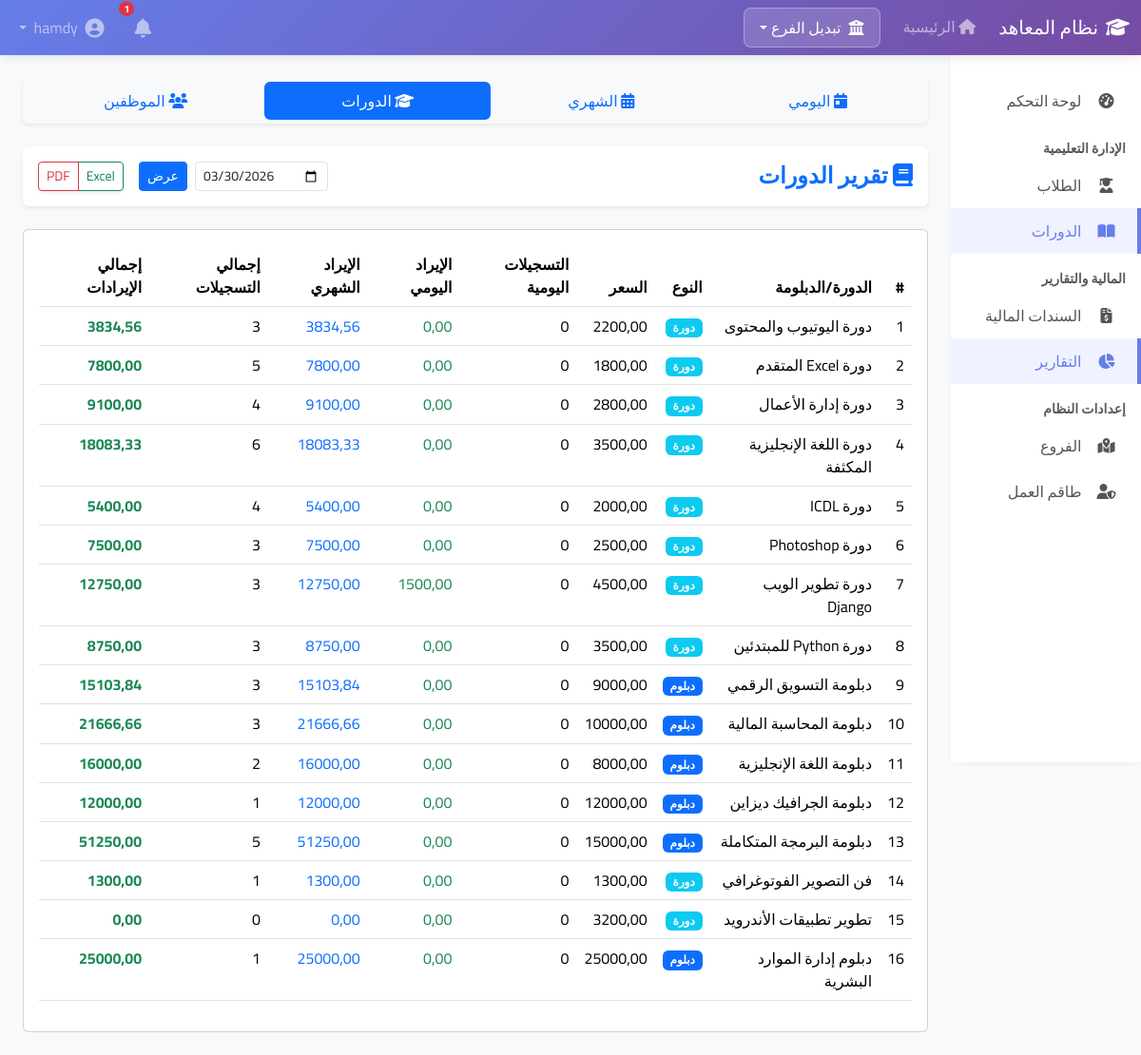
Screenshot of /reports/courses/ (signed in) with the database file from the repository.
### courses/models.py (models this page shows, shortened)
class Course(models.Model):
    COURSE_TYPE_CHOICES = [
        ('diploma', 'دبلوم'),
        ('course', 'دورة'),
    ]
    name = models.CharField(max_length=200, verbose_name='اسم الدورة/الدبلومة')
    code = models.CharField(max_length=20, unique=True, verbose_name='كود الدورة')
    course_type = models.CharField(max_length=10, choices=COURSE_TYPE_CHOICES, verbose_name='النوع')
    description = models.TextField(blank=True, verbose_name='الوصف')
    price = models.DecimalField(max_digits=10, decimal_places=2, verbose_name='السعر')
    duration_days = models.PositiveIntegerField(default=30, verbose_name='المدة (بالأيام)')
    branches = models.ManyToManyField(Branch, related_name='courses', verbose_name='الفروع المتاحة')
    is_active = models.BooleanField(default=True, verbose_name='نشطة')
    created_at = models.DateTimeField(auto_now_add=True, verbose_name='تاريخ الإنشاء')
    class Meta:
        verbose_name = 'دورة/دبلومة'
        verbose_name_plural = 'الدورات والدبلومات'
        ordering = ['-created_at']

### reports/views.py (the view, shortened to what this page needs)
# urls.py: path('courses/', views.courses_report, name='courses_report'),
@login_required
@permission_required('courses.view_course', raise_exception=True)
def courses_report(request):
    today = date.today()
    date_str = request.GET.get('date')
    selected_date = datetime.strptime(date_str, '%Y-%m-%d').date() if date_str else today
    month_start = selected_date.replace(day=1)
    next_month = selected_date.replace(day=28) + timedelta(days=4)
    month_end = next_month - timedelta(days=next_month.day)
    visible_branches = get_visible_branches(request.user)
    courses = Course.objects.filter(branches__in=visible_branches, is_active=True).distinct()
    courses_data = []
    for course in courses:
        total_data = Income.objects.filter(course=course, branch__in=visible_branches).aggregate(
            total_income=Sum('amount'),
            student_count=Count('student', distinct=True)
        )
        daily_data = Income.objects.filter(course=course, branch__in=visible_branches, date=selected_date).aggregate(
            income=Sum('amount'),
            count=Count('id', filter=Q(income_type='registration'))
        )
        monthly_data = Income.objects.filter(course=course, branch__in=visible_branches,
                                             date__range=[month_start, month_end]).aggregate(
            income=Sum('amount')
        )
        courses_data.append({
            'course': course,
            'daily_registrations': daily_data['count'] or 0,
            'daily_income': daily_data['income'] or 0,
            'monthly_income': monthly_data['income'] or 0,
            'total_registrations': total_data['student_count'] or 0,
            'total_income': total_data['total_income'] or 0,
        })
    export_type = request.GET.get('export')
    return render(request, 'reports/courses_report.html', {
        'courses_data': courses_data,
        'date': selected_date
    })

### reports/views.py (called while the page is built)
def get_visible_branches(user):
    if user.is_superuser or user.user_type == 'admin':
        return Branch.objects.filter(is_active=True)
    elif user.user_type == 'regional_manager':
        return user.managed_branches.all()
    else:
        return Branch.objects.filter(id=user.branch_id) if user.branch else Branch.objects.none()

### templates/reports/courses_report.html (shortened to what this page needs)
{% extends 'base.html' %}
{% block content %}
<ul class="nav nav-pills nav-fill mb-4 p-1 bg-light rounded shadow-sm">
    <li class="nav-item">
        <a class="nav-link {% if 'daily' in request.path %}active{% endif %}" href="{% url 'reports:daily_report' %}"><i class="fas fa-calendar-day"></i> اليومي</a>
    </li>
    <li class="nav-item">
        <a class="nav-link {% if 'monthly' in request.path %}active{% endif %}" href="{% url 'reports:monthly_report' %}"><i class="fas fa-calendar-alt"></i> الشهري</a>
    </li>
    <li class="nav-item">
        <a class="nav-link {% if 'courses' in request.path %}active{% endif %}" href="{% url 'reports:courses_report' %}"><i class="fas fa-graduation-cap"></i> الدورات</a>
    </li>
    <li class="nav-item">
        <a class="nav-link {% if 'employees' in request.path %}active{% endif %}" href="{% url 'reports:employees_report' %}"><i class="fas fa-users"></i> الموظفين</a>
    </li>
</ul>
<div class="card border-0 shadow-sm mb-4">
    <div class="card-body d-flex justify-content-between align-items-center flex-wrap">
        <h4 class="mb-0 text-primary fw-bold"><i class="fas fa-book"></i> تقرير الدورات</h4>
        <form method="get" class="d-flex align-items-center gap-2">
            <input type="date" name="date" class="form-control form-control-sm" value="{{ date|date:'Y-m-d' }}">
            <button type="submit" class="btn btn-primary btn-sm">عرض</button>
            <div class="btn-group shadow-sm ms-2">
                <a href="?export=excel&date={{ date|date:'Y-m-d' }}" class="btn btn-outline-success btn-sm">Excel</a>
                <a href="?export=pdf&date={{ date|date:'Y-m-d' }}" class="btn btn-outline-danger btn-sm">PDF</a>
            </div>
        </form>
    </div>
</div>
<div class="card">
    <div class="card-body">
        <div class="table-responsive">
            <table class="table table-hover">
                <thead>
                    <tr>
                        <th>#</th>
                        <th>الدورة/الدبلومة</th>
                        <th>النوع</th>
                        <th>السعر</th>
                        <th>التسجيلات اليومية</th>
                        <th>الإيراد اليومي</th>
                        <th>الإيراد الشهري</th>
                        <th>إجمالي التسجيلات</th>
                        <th>إجمالي الإيرادات</th>
                    </tr>
                </thead>
                <tbody>
                    {% for data in courses_data %}
                    <tr>
                        <td>{{ forloop.counter }}</td>
                        <td>{{ data.course.name }}</td>
                        <td>
                            <span class="badge {% if data.course.course_type == 'diploma' %}bg-primary{% else %}bg-info{% endif %}">
                                {{ data.course.get_course_type_display }}
                            </span>
                        </td>
                        <td>{{ data.course.price|floatformat:2 }}</td>
                        <td>{{ data.daily_registrations }}</td>
                        <td class="text-success">{{ data.daily_income|floatformat:2 }}</td>
                        <td class="text-primary">{{ data.monthly_income|floatformat:2 }}</td>
                        <td>{{ data.total_registrations }}</td>
                        <td class="fw-bold text-success">{{ data.total_income|floatformat:2 }}</td>
                    </tr>
                    {% endfor %}
                </tbody>
            </table>
        </div>
    </div>
</div>
{% endblock %}

### templates/base.html (style rules this page uses)
* { font-family: 'Cairo', sans-serif; }
body { background-color: #f8f9fa; overflow-x: hidden; }

### rows the page displays
Course: course.name "دورة اليوتيوب والمحتوى", course.course_type "دورة", course.price "2200,00", daily_registrations "0", daily_income "0,00", monthly_income "3834,56", total_registrations "3", total_income "3834,56"
Course: course.name "دورة Excel المتقدم", course.course_type "دورة", course.price "1800,00", daily_registrations "0", daily_income "0,00", monthly_income "7800,00", total_registrations "5", total_income "7800,00"
Course: course.name "دورة إدارة الأعمال", course.course_type "دورة", course.price "2800,00", daily_registrations "0", daily_income "0,00", monthly_income "9100,00", total_registrations "4", total_income "9100,00"
Course: course.name "دورة اللغة الإنجليزية المكثفة", course.course_type "دورة", course.price "3500,00", daily_registrations "0", daily_income "0,00", monthly_income "18083,33", total_registrations "6", total_income "18083,33"
Course: course.name "دورة ICDL", course.course_type "دورة", course.price "2000,00", daily_registrations "0", daily_income "0,00", monthly_income "5400,00", total_registrations "4", total_income "5400,00"
Course: course.name "دورة Photoshop", course.course_type "دورة", course.price "2500,00", daily_registrations "0", daily_income "0,00", monthly_income "7500,00", total_registrations "3", total_income "7500,00"
Course: course.name "دورة تطوير الويب Django", course.course_type "دورة", course.price "4500,00", daily_registrations "0", daily_income "1500,00", monthly_income "12750,00", total_registrations "3", total_income "12750,00"
Course: course.name "دورة Python للمبتدئين", course.course_type "دورة", course.price "3500,00", daily_registrations "0", daily_income "0,00", monthly_income "8750,00", total_registrations "3", total_income "8750,00"
Course: course.name "دبلومة التسويق الرقمي", course.course_type "دبلوم", course.price "9000,00", daily_registrations "0", daily_income "0,00", monthly_income "15103,84", total_registrations "3", total_income "15103,84"
Course: course.name "دبلومة المحاسبة المالية", course.course_type "دبلوم", course.price "10000,00", daily_registrations "0", daily_income "0,00", monthly_income "21666,66", total_registrations "3", total_income "21666,66"
Course: course.name "دبلومة اللغة الإنجليزية", course.course_type "دبلوم", course.price "8000,00", daily_registrations "0", daily_income "0,00", monthly_income "16000,00", total_registrations "2", total_income "16000,00"
Course: course.name "دبلومة الجرافيك ديزاين", course.course_type "دبلوم", course.price "12000,00", daily_registrations "0", daily_income "0,00", monthly_income "12000,00", total_registrations "1", total_income "12000,00"
Course: course.name "دبلومة البرمجة المتكاملة", course.course_type "دبلوم", course.price "15000,00", daily_registrations "0", daily_income "0,00", monthly_income "51250,00", total_registrations "5", total_income "51250,00"
Course: course.name "فن التصوير الفوتوغرافي", course.course_type "دورة", course.price "1300,00", daily_registrations "0", daily_income "0,00", monthly_income "1300,00", total_registrations "1", total_income "1300,00"
Course: course.name "تطوير تطبيقات الأندرويد", course.course_type "دورة", course.price "3200,00", daily_registrations "0", daily_income "0,00", monthly_income "0,00", total_registrations "0", total_income "0,00"
Course: course.name "دبلوم إدارة الموارد البشرية", course.course_type "دبلوم", course.price "25000,00", daily_registrations "0", daily_income "0,00", monthly_income "25000,00", total_registrations "1", total_income "25000,00"
